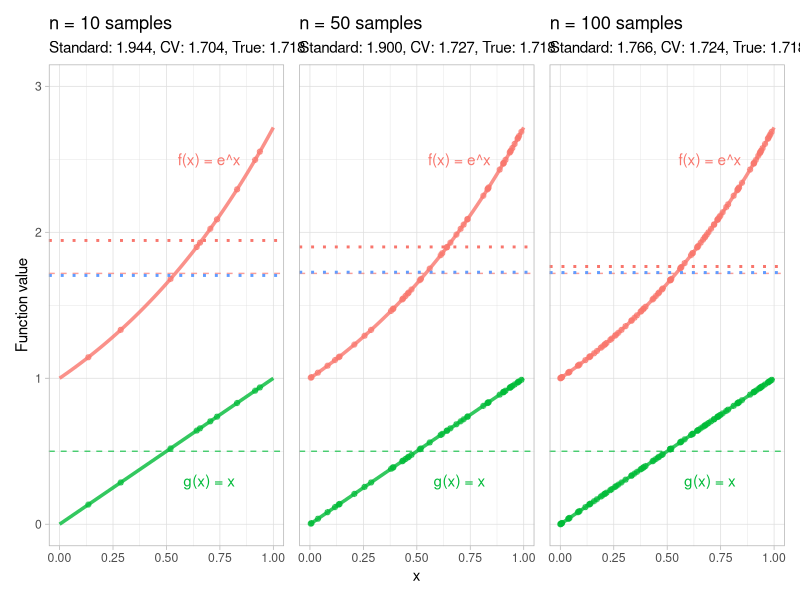
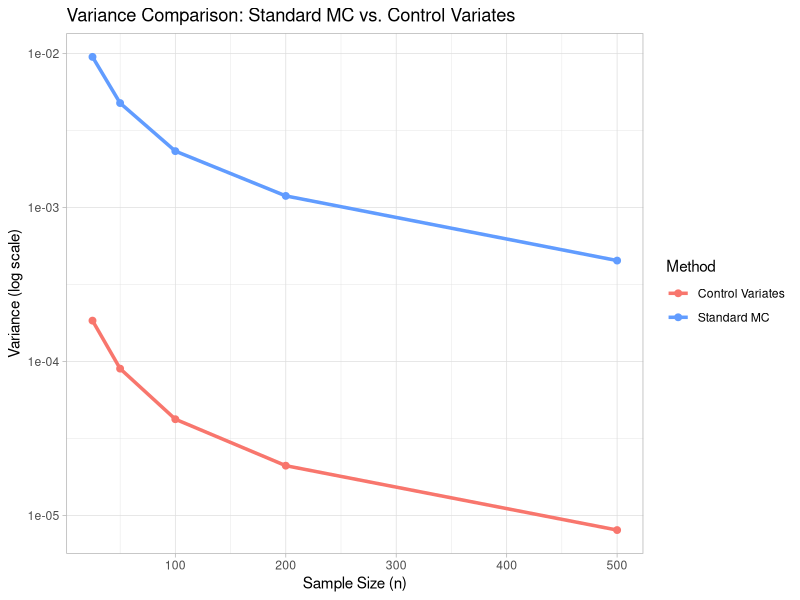
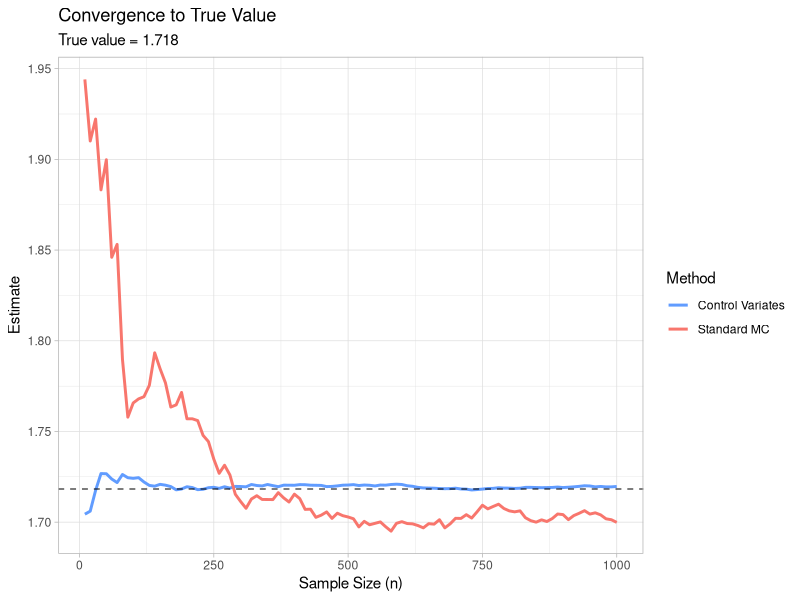
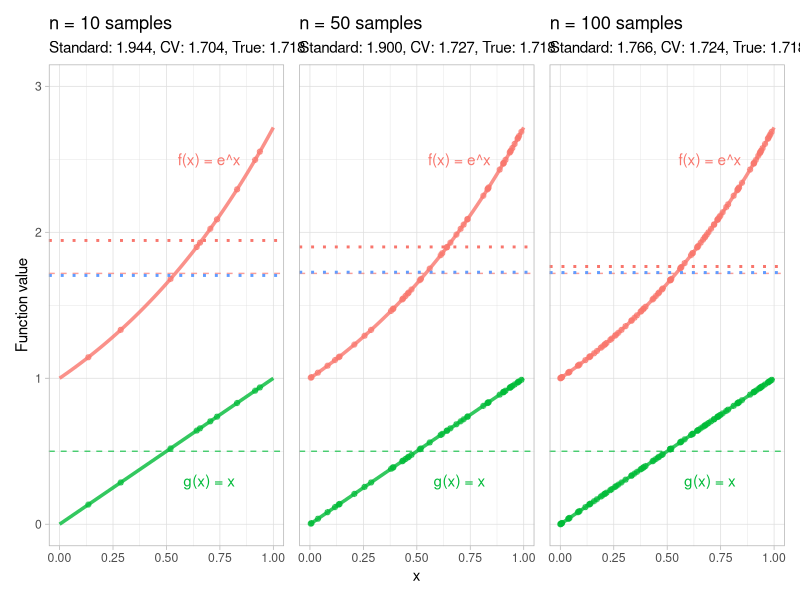
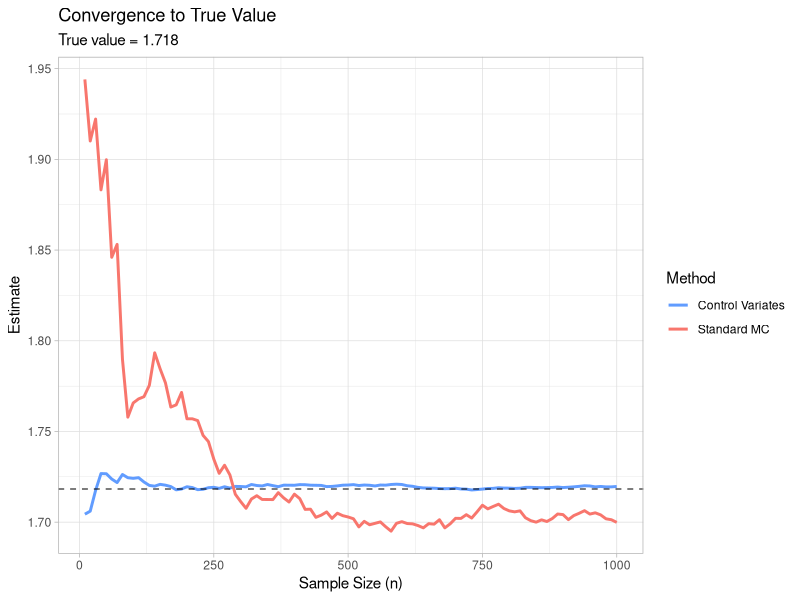

Write R code to recreate these figures, in order.
## ---- chunk 1
knitr::opts_chunk$set(echo = TRUE)
library(purrr)
library(tidyr)
library(dplyr)
library(ggplot2)
library(patchwork)
## ---- chunk 2
# Target function and control variate
f_target <- function(x) exp(x)
g_control <- function(x) x

# True values
true_f <- exp(1) - 1  # ≈ 1.718
true_g <- 0.5

generate_plot <- function(n) {
  set.seed(42)
  U <- runif(n)
  f_vals <- f_target(U)
  g_vals <- g_control(U)
  
  # Standard Monte Carlo estimate
  est_standard <- mean(f_vals)
  
  # Control variate estimate with optimal c
  c_opt <- cov(f_vals, g_vals) / var(g_vals)
  est_cv <- mean(f_vals) - c_opt * (mean(g_vals) - true_g)
  
  tibble(
    x = seq(0, 1, length.out = 100),
    f_x = f_target(x),
    g_x = g_control(x)
  ) %>%
  ggplot(aes(x)) +
  geom_line(aes(y = f_x), color = "#f8766d", size = 1.2, alpha = 0.8) +
  geom_line(aes(y = g_x), color = "#00ba38", size = 1.2, alpha = 0.8) +
  geom_point(data = tibble(U = U, f_vals = f_vals), 
             aes(x = U, y = f_vals), color = "#f8766d", alpha = 0.6) +
  geom_point(data = tibble(U = U, g_vals = g_vals), 
             aes(x = U, y = g_vals), color = "#00ba38", alpha = 0.6) +
  geom_hline(yintercept = true_f, color = "#f8766d", linetype = "dashed", alpha = 0.7) +
  geom_hline(yintercept = true_g, color = "#00ba38", linetype = "dashed", alpha = 0.7) +
  geom_hline(yintercept = est_standard, color = "#f8766d", linetype = "dotted", size = 1) +
  geom_hline(yintercept = est_cv, color = "#619cff", linetype = "dotted", size = 1) +
  scale_x_continuous(limits = c(0, 1)) +
  scale_y_continuous(limits = c(0, 3)) +
  theme_light() +
  labs(x = "x", y = "Function value", 
       title = sprintf("n = %d samples", n),
       subtitle = sprintf("Standard: %.3f, CV: %.3f, True: %.3f", 
                         est_standard, est_cv, true_f)) +
  annotate("text", x = 0.7, y = 2.5, label = "f(x) = e^x", color = "#f8766d") +
  annotate("text", x = 0.7, y = 0.3, label = "g(x) = x", color = "#00ba38")
}

plots <- lapply(c(10, 50, 100), generate_plot)

(p_cv_viz <- (plots[[1]] | plots[[2]] | plots[[3]]) + plot_layout(axes = "collect"))
## ---- chunk 3
ggsave("../Latex/figures/mc-control-variates1.png", plot = p_cv_viz, device = "png", width = 12, height = 4.5)
## ---- chunk 4
mc_comparison <- function(n, n_rep = 1000) {
  set.seed(123)
  
  # Storage for estimates
  est_standard <- numeric(n_rep)
  est_cv <- numeric(n_rep)
  
  for (i in 1:n_rep) {
    U <- runif(n)
    f_vals <- f_target(U)
    g_vals <- g_control(U)
    
    # Standard Monte Carlo
    est_standard[i] <- mean(f_vals)
    
    # Control variate
    c_opt <- cov(f_vals, g_vals) / var(g_vals)
    est_cv[i] <- mean(f_vals) - c_opt * (mean(g_vals) - true_g)
  }
  
  tibble(
    method = c("Standard MC", "Control Variates"),
    bias = c(mean(est_standard) - true_f, mean(est_cv) - true_f),
    variance = c(var(est_standard), var(est_cv)),
    mse = c(mean((est_standard - true_f)^2), mean((est_cv - true_f)^2))
  )
}

set.seed(42)
df_comparison <- tibble(n = c(25, 50, 100, 200, 500)) %>%
  mutate(results = map(n, mc_comparison)) %>%
  unnest(results)

(p_variance <- df_comparison %>%
  ggplot(aes(n, variance, color = method)) +
  geom_line(size = 1.2) +
  geom_point(size = 2) +
  scale_y_log10() +
  scale_color_manual(values = c("#f8766d", "#619cff")) +
  labs(x = "Sample Size (n)", 
       y = "Variance (log scale)", 
       title = "Variance Comparison: Standard MC vs. Control Variates",
       color = "Method") +
  theme_light())
## ---- chunk 5
convergence_analysis <- function(max_n = 1000) {
  set.seed(42)
  U <- runif(max_n)
  f_vals <- f_target(U)
  g_vals <- g_control(U)
  
  # Create cumulative estimates
  n_seq <- seq(10, max_n, by = 10)
  
  est_standard <- numeric(length(n_seq))
  est_cv <- numeric(length(n_seq))
  
  for (i in seq_along(n_seq)) {
    n <- n_seq[i]
    f_sub <- f_vals[1:n]
    g_sub <- g_vals[1:n]
    
    # Standard MC
    est_standard[i] <- mean(f_sub)
    
    # Control variate
    c_opt <- cov(f_sub, g_sub) / var(g_sub)
    est_cv[i] <- mean(f_sub) - c_opt * (mean(g_sub) - true_g)
  }
  
  tibble(
    n = n_seq,
    standard = est_standard,
    control_variate = est_cv
  )
}

df_conv <- convergence_analysis()

(p_convergence <- df_conv %>%
  pivot_longer(-n, names_to = "method", values_to = "estimate") %>%
  ggplot(aes(n, estimate, color = method)) +
  geom_line(size = 1) +
  geom_hline(yintercept = true_f, linetype = "dashed", color = "black", alpha = 0.7) +
  scale_color_manual(values = c("#619cff", "#f8766d"), 
                     labels = c("Control Variates", "Standard MC")) +
  labs(x = "Sample Size (n)", 
       y = "Estimate", 
       title = "Convergence to True Value",
       subtitle = sprintf("True value = %.3f", true_f),
       color = "Method") +
  theme_light())
## ---- chunk 6
ggsave("../Latex/figures/mc-control-variates2.png", plot = p_convergence, device = "png", width = 8, height = 8)
## ---- chunk 7
# Calculate theoretical correlation and variance reduction
set.seed(42)
U_theory <- runif(10000)
f_theory <- f_target(U_theory)
g_theory <- g_control(U_theory)

correlation <- cor(f_theory, g_theory)
theoretical_reduction <- 1 - correlation^2

cat("Correlation between f(U) and g(U):", round(correlation, 3), "\n")
cat("Theoretical variance reduction factor:", round(theoretical_reduction, 3), "\n")
cat("Expected variance reduction:", round((1 - theoretical_reduction) * 100, 1), "%\n")
